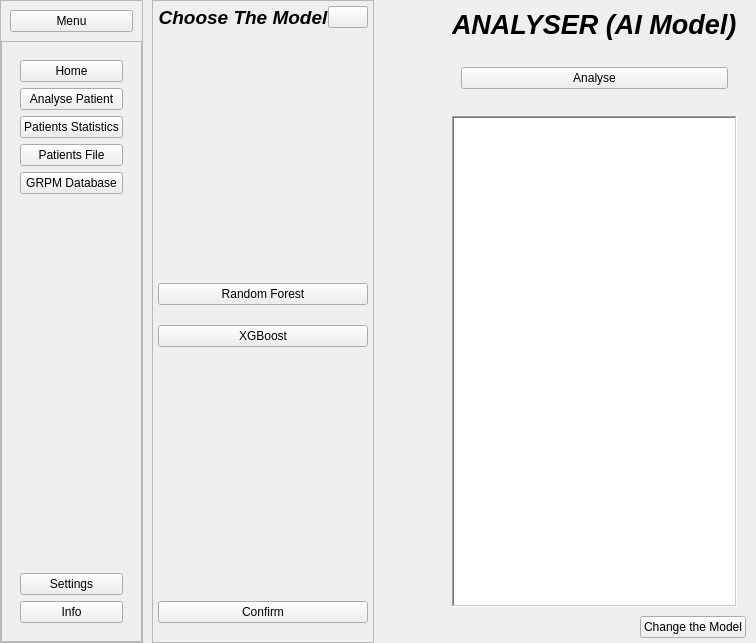
<?xml version="1.0" encoding="UTF-8"?>
<ui version="4.0">
 <class>main_widget</class>
 <widget class="QWidget" name="main_widget">
  <property name="geometry">
   <rect>
    <x>0</x>
    <y>0</y>
    <width>737</width>
    <height>643</height>
   </rect>
  </property>
  <property name="windowTitle">
   <string>Form</string>
  </property>
  <layout class="QHBoxLayout" name="horizontalLayout">
   <property name="spacing">
    <number>9</number>
   </property>
   <property name="leftMargin">
    <number>0</number>
   </property>
   <property name="topMargin">
    <number>0</number>
   </property>
   <property name="rightMargin">
    <number>0</number>
   </property>
   <property name="bottomMargin">
    <number>0</number>
   </property>
   <item>
    <widget class="QWidget" name="left_side_widget" native="true">
     <property name="sizePolicy">
      <sizepolicy hsizetype="Fixed" vsizetype="Preferred">
       <horstretch>0</horstretch>
       <verstretch>0</verstretch>
      </sizepolicy>
     </property>
     <layout class="QHBoxLayout" name="horizontalLayout_2">
      <property name="spacing">
       <number>0</number>
      </property>
      <property name="leftMargin">
       <number>0</number>
      </property>
      <property name="topMargin">
       <number>0</number>
      </property>
      <property name="rightMargin">
       <number>0</number>
      </property>
      <property name="bottomMargin">
       <number>0</number>
      </property>
      <item>
       <widget class="QFrame" name="full_sidebar_frame">
        <property name="frameShape">
         <enum>QFrame::Shape::StyledPanel</enum>
        </property>
        <layout class="QVBoxLayout" name="verticalLayout">
         <property name="spacing">
          <number>0</number>
         </property>
         <property name="leftMargin">
          <number>0</number>
         </property>
         <property name="topMargin">
          <number>0</number>
         </property>
         <property name="rightMargin">
          <number>0</number>
         </property>
         <property name="bottomMargin">
          <number>0</number>
         </property>
         <item>
          <widget class="QFrame" name="open_menu_frame">
           <property name="frameShape">
            <enum>QFrame::Shape::NoFrame</enum>
           </property>
           <property name="frameShadow">
            <enum>QFrame::Shadow::Raised</enum>
           </property>
           <layout class="QVBoxLayout" name="verticalLayout_2">
            <item>
             <widget class="QPushButton" name="menu_button">
              <property name="cursor">
               <cursorShape>PointingHandCursor</cursorShape>
              </property>
              <property name="text">
               <string>Menu</string>
              </property>
             </widget>
            </item>
           </layout>
          </widget>
         </item>
         <item>
          <widget class="QFrame" name="frame">
           <property name="frameShape">
            <enum>QFrame::Shape::StyledPanel</enum>
           </property>
           <property name="frameShadow">
            <enum>QFrame::Shadow::Raised</enum>
           </property>
           <layout class="QVBoxLayout" name="verticalLayout_3">
            <item>
             <widget class="QFrame" name="frame_2">
              <property name="frameShape">
               <enum>QFrame::Shape::NoFrame</enum>
              </property>
              <property name="frameShadow">
               <enum>QFrame::Shadow::Raised</enum>
              </property>
              <layout class="QVBoxLayout" name="verticalLayout_4">
               <item>
                <widget class="QPushButton" name="home_button">
                 <property name="cursor">
                  <cursorShape>PointingHandCursor</cursorShape>
                 </property>
                 <property name="text">
                  <string>Home</string>
                 </property>
                </widget>
               </item>
               <item>
                <widget class="QPushButton" name="menu_snp_analyser_button">
                 <property name="cursor">
                  <cursorShape>PointingHandCursor</cursorShape>
                 </property>
                 <property name="mouseTracking">
                  <bool>true</bool>
                 </property>
                 <property name="contextMenuPolicy">
                  <enum>Qt::ContextMenuPolicy::DefaultContextMenu</enum>
                 </property>
                 <property name="text">
                  <string>Analyse Patient</string>
                 </property>
                </widget>
               </item>
               <item>
                <widget class="QPushButton" name="menu_patients_statistics_button">
                 <property name="cursor">
                  <cursorShape>PointingHandCursor</cursorShape>
                 </property>
                 <property name="text">
                  <string>Patients Statistics</string>
                 </property>
                </widget>
               </item>
               <item>
                <widget class="QPushButton" name="menu_patients_file_button">
                 <property name="cursor">
                  <cursorShape>PointingHandCursor</cursorShape>
                 </property>
                 <property name="text">
                  <string>Patients File</string>
                 </property>
                </widget>
               </item>
               <item>
                <widget class="QPushButton" name="grpm_database_button">
                 <property name="cursor">
                  <cursorShape>PointingHandCursor</cursorShape>
                 </property>
                 <property name="text">
                  <string>GRPM Database</string>
                 </property>
                </widget>
               </item>
               <item>
                <spacer name="verticalSpacer">
                 <property name="orientation">
                  <enum>Qt::Orientation::Vertical</enum>
                 </property>
                 <property name="sizeHint" stdset="0">
                  <size>
                   <width>20</width>
                   <height>40</height>
                  </size>
                 </property>
                </spacer>
               </item>
              </layout>
             </widget>
            </item>
            <item>
             <widget class="QFrame" name="frame_3">
              <property name="frameShape">
               <enum>QFrame::Shape::NoFrame</enum>
              </property>
              <property name="frameShadow">
               <enum>QFrame::Shadow::Raised</enum>
              </property>
              <layout class="QVBoxLayout" name="verticalLayout_5">
               <item>
                <widget class="QPushButton" name="menu_settings_button">
                 <property name="cursor">
                  <cursorShape>PointingHandCursor</cursorShape>
                 </property>
                 <property name="text">
                  <string>Settings</string>
                 </property>
                </widget>
               </item>
               <item>
                <widget class="QPushButton" name="menu_info_button">
                 <property name="cursor">
                  <cursorShape>PointingHandCursor</cursorShape>
                 </property>
                 <property name="text">
                  <string>Info</string>
                 </property>
                </widget>
               </item>
              </layout>
             </widget>
            </item>
           </layout>
          </widget>
         </item>
        </layout>
       </widget>
      </item>
     </layout>
    </widget>
   </item>
   <item>
    <widget class="QFrame" name="operation_frame">
     <property name="frameShape">
      <enum>QFrame::Shape::StyledPanel</enum>
     </property>
     <property name="frameShadow">
      <enum>QFrame::Shadow::Raised</enum>
     </property>
     <layout class="QVBoxLayout" name="verticalLayout_7">
      <property name="spacing">
       <number>0</number>
      </property>
      <property name="leftMargin">
       <number>5</number>
      </property>
      <property name="topMargin">
       <number>5</number>
      </property>
      <property name="rightMargin">
       <number>5</number>
      </property>
      <property name="bottomMargin">
       <number>5</number>
      </property>
      <item>
       <widget class="QFrame" name="frame_4">
        <property name="frameShape">
         <enum>QFrame::Shape::NoFrame</enum>
        </property>
        <property name="frameShadow">
         <enum>QFrame::Shadow::Raised</enum>
        </property>
        <layout class="QHBoxLayout" name="horizontalLayout_6">
         <property name="spacing">
          <number>0</number>
         </property>
         <property name="leftMargin">
          <number>0</number>
         </property>
         <property name="topMargin">
          <number>0</number>
         </property>
         <property name="rightMargin">
          <number>0</number>
         </property>
         <property name="bottomMargin">
          <number>0</number>
         </property>
         <item>
          <widget class="QLabel" name="model_title_label">
           <property name="font">
            <font>
             <pointsize>14</pointsize>
             <italic>true</italic>
             <bold>true</bold>
            </font>
           </property>
           <property name="text">
            <string>Choose The Model</string>
           </property>
           <property name="alignment">
            <set>Qt::AlignmentFlag::AlignCenter</set>
           </property>
          </widget>
         </item>
         <item>
          <spacer name="horizontalSpacer">
           <property name="orientation">
            <enum>Qt::Orientation::Horizontal</enum>
           </property>
           <property name="sizeHint" stdset="0">
            <size>
             <width>40</width>
             <height>20</height>
            </size>
           </property>
          </spacer>
         </item>
         <item>
          <widget class="QPushButton" name="close_operation_button">
           <property name="cursor">
            <cursorShape>PointingHandCursor</cursorShape>
           </property>
           <property name="text">
            <string/>
           </property>
           <property name="icon">
            <iconset theme="QIcon::ThemeIcon::EditClear"/>
           </property>
          </widget>
         </item>
        </layout>
       </widget>
      </item>
      <item>
       <spacer name="verticalSpacer_5">
        <property name="orientation">
         <enum>Qt::Orientation::Vertical</enum>
        </property>
        <property name="sizeHint" stdset="0">
         <size>
          <width>20</width>
          <height>40</height>
         </size>
        </property>
       </spacer>
      </item>
      <item>
       <layout class="QGridLayout" name="gridLayout_2"/>
      </item>
      <item>
       <widget class="QPushButton" name="random_forest_button">
        <property name="text">
         <string>Random Forest</string>
        </property>
       </widget>
      </item>
      <item>
       <spacer name="horizontalSpacer_2">
        <property name="orientation">
         <enum>Qt::Orientation::Horizontal</enum>
        </property>
        <property name="sizeHint" stdset="0">
         <size>
          <width>40</width>
          <height>20</height>
         </size>
        </property>
       </spacer>
      </item>
      <item>
       <widget class="QPushButton" name="XGBoost_button">
        <property name="text">
         <string>XGBoost</string>
        </property>
       </widget>
      </item>
      <item>
       <spacer name="verticalSpacer_4">
        <property name="orientation">
         <enum>Qt::Orientation::Vertical</enum>
        </property>
        <property name="sizeHint" stdset="0">
         <size>
          <width>20</width>
          <height>40</height>
         </size>
        </property>
       </spacer>
      </item>
      <item>
       <widget class="QPushButton" name="confirm_button_button">
        <property name="text">
         <string>Confirm</string>
        </property>
       </widget>
      </item>
      <item>
       <widget class="QLabel" name="operation_error_label">
        <property name="text">
         <string/>
        </property>
       </widget>
      </item>
     </layout>
    </widget>
   </item>
   <item>
    <widget class="QWidget" name="right_side_widget" native="true">
     <property name="sizePolicy">
      <sizepolicy hsizetype="Expanding" vsizetype="Preferred">
       <horstretch>0</horstretch>
       <verstretch>0</verstretch>
      </sizepolicy>
     </property>
     <layout class="QVBoxLayout" name="verticalLayout_6">
      <property name="spacing">
       <number>0</number>
      </property>
      <property name="leftMargin">
       <number>60</number>
      </property>
      <property name="topMargin">
       <number>0</number>
      </property>
      <property name="rightMargin">
       <number>10</number>
      </property>
      <property name="bottomMargin">
       <number>5</number>
      </property>
      <item>
       <widget class="QFrame" name="frame_6">
        <property name="frameShape">
         <enum>QFrame::Shape::NoFrame</enum>
        </property>
        <property name="frameShadow">
         <enum>QFrame::Shadow::Raised</enum>
        </property>
        <layout class="QHBoxLayout" name="horizontalLayout_3">
         <item>
          <widget class="QLabel" name="analyser_label">
           <property name="font">
            <font>
             <pointsize>20</pointsize>
             <italic>true</italic>
             <bold>true</bold>
            </font>
           </property>
           <property name="text">
            <string>ANALYSER (AI Model)</string>
           </property>
          </widget>
         </item>
        </layout>
       </widget>
      </item>
      <item>
       <widget class="QFrame" name="search_frame">
        <property name="frameShape">
         <enum>QFrame::Shape::NoFrame</enum>
        </property>
        <property name="frameShadow">
         <enum>QFrame::Shadow::Raised</enum>
        </property>
        <layout class="QHBoxLayout" name="horizontalLayout_5">
         <item>
          <widget class="QFrame" name="frame_5">
           <property name="frameShape">
            <enum>QFrame::Shape::NoFrame</enum>
           </property>
           <property name="frameShadow">
            <enum>QFrame::Shadow::Raised</enum>
           </property>
           <layout class="QHBoxLayout" name="horizontalLayout_7">
            <item>
             <widget class="QPushButton" name="analyse_button">
              <property name="text">
               <string>Analyse</string>
              </property>
             </widget>
            </item>
           </layout>
          </widget>
         </item>
        </layout>
       </widget>
      </item>
      <item>
       <widget class="QFrame" name="patients_frame">
        <property name="frameShape">
         <enum>QFrame::Shape::NoFrame</enum>
        </property>
        <property name="frameShadow">
         <enum>QFrame::Shadow::Raised</enum>
        </property>
        <layout class="QHBoxLayout" name="horizontalLayout_4">
         <item>
          <widget class="QTableView" name="patients_analyser_table_view">
           <property name="frameShape">
            <enum>QFrame::Shape::WinPanel</enum>
           </property>
          </widget>
         </item>
        </layout>
       </widget>
      </item>
      <item>
       <layout class="QGridLayout" name="gridLayout">
        <item row="0" column="1">
         <widget class="QPushButton" name="change_model_button">
          <property name="text">
           <string>Change the Model</string>
          </property>
         </widget>
        </item>
        <item row="0" column="0">
         <spacer name="horizontalSpacer_3">
          <property name="orientation">
           <enum>Qt::Orientation::Horizontal</enum>
          </property>
          <property name="sizeHint" stdset="0">
           <size>
            <width>40</width>
            <height>20</height>
           </size>
          </property>
         </spacer>
        </item>
       </layout>
      </item>
     </layout>
    </widget>
   </item>
  </layout>
 </widget>
 <resources/>
 <connections/>
</ui>
